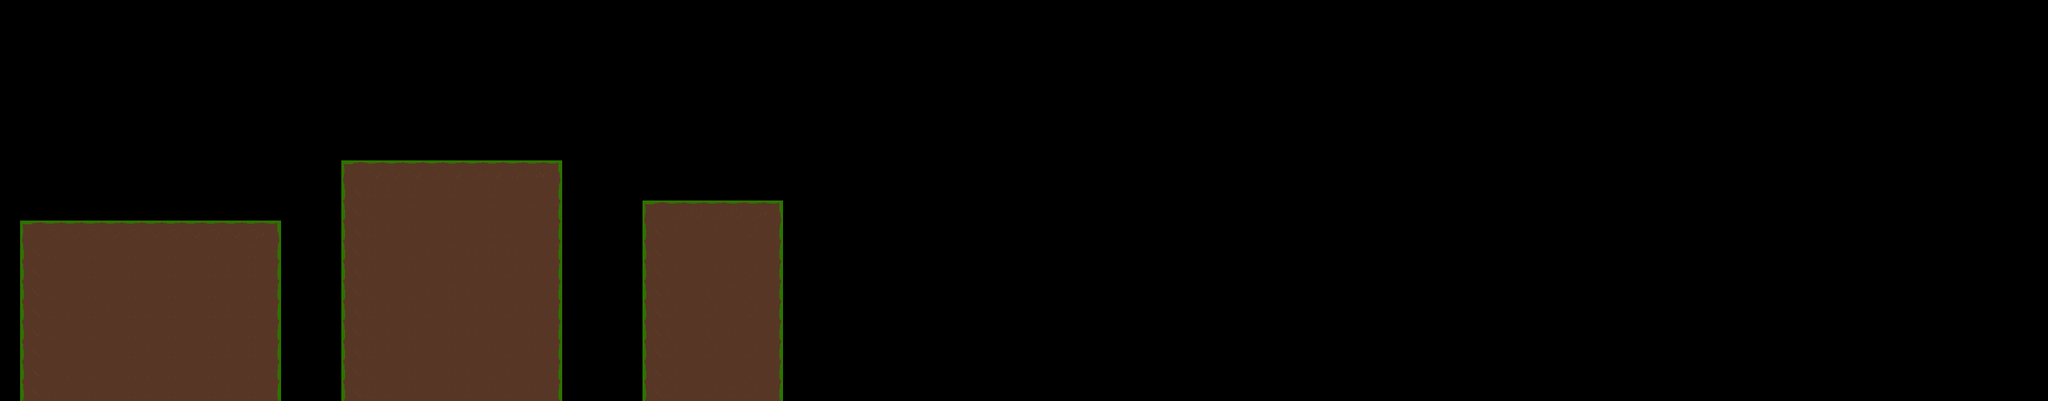

The image is a tile-based game level rendered from a .tmx file. Its description and source (layers, tilesets, objects; grid data summarised) follow:
An orthogonal 102x20 tile map with 32x32 px tiles, 1 tile layer (Ground), 2 tilesets and 1 object.

<map version="1.10" tiledversion="1.12.0" orientation="orthogonal" renderorder="right-down" width="102" height="20" tilewidth="32" tileheight="32" infinite="0" nextlayerid="3" nextobjectid="2">
 <tileset firstgid="1" name="ground" tilewidth="32" tileheight="32" tilecount="7" columns="7">
  <image source="../../images/tilesets/ground.png" width="224" height="32" />
 </tileset>
 <tileset firstgid="8" name="placeholders" tilewidth="32" tileheight="32" tilecount="2" columns="2">
  <image source="../../images/tilesets/placeholders.png" width="64" height="32" />
 </tileset>
 <layer id="1" name="Ground" width="102" height="20">
  <data>[2040 cells, 319 non-empty, 6 distinct tile ids]</data>
 </layer>
 <objectgroup id="2" name="Player">
  <object id="1" gid="8" x="192" y="320" width="32" height="32" />
 </objectgroup>
</map>
